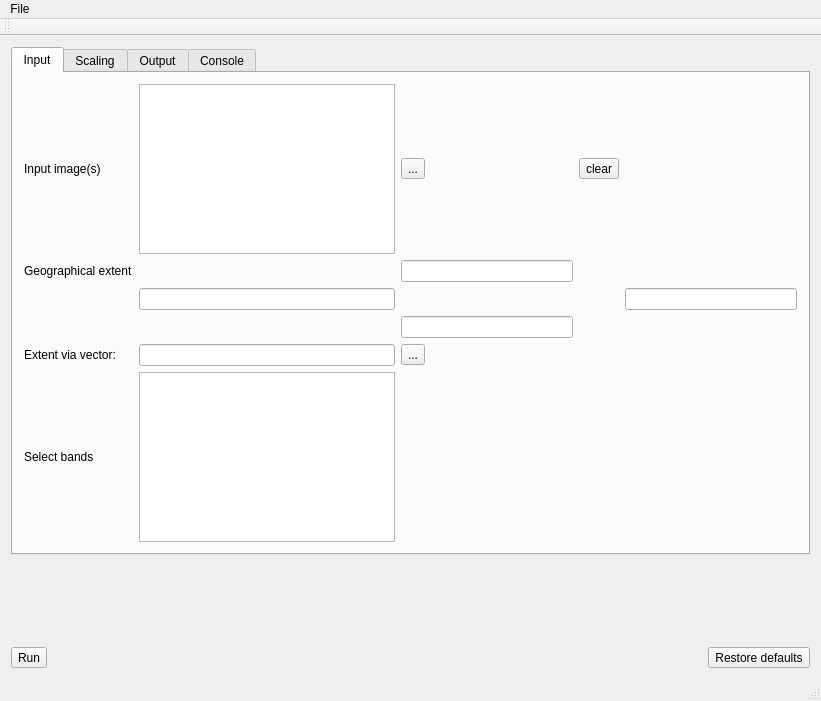
<?xml version="1.0" encoding="UTF-8"?>
<ui version="4.0">
 <class>MainWindow</class>
 <widget class="QMainWindow" name="MainWindow">
  <property name="geometry">
   <rect>
    <x>0</x>
    <y>0</y>
    <width>821</width>
    <height>701</height>
   </rect>
  </property>
  <property name="windowTitle">
   <string>pkcrop_gui</string>
  </property>
  <widget class="QWidget" name="centralWidget">
   <layout class="QVBoxLayout" name="verticalLayout">
    <item>
     <widget class="QTabWidget" name="tabWidget">
      <property name="currentIndex">
       <number>0</number>
      </property>
      <widget class="QWidget" name="tab">
       <attribute name="title">
        <string>Input</string>
       </attribute>
       <layout class="QVBoxLayout" name="verticalLayout_2">
        <item>
         <layout class="QGridLayout" name="gridLayout_2">
          <item row="1" column="2">
           <widget class="QLineEdit" name="uly"/>
          </item>
          <item row="4" column="2">
           <widget class="QToolButton" name="toolButton_extent">
            <property name="text">
             <string>...</string>
            </property>
           </widget>
          </item>
          <item row="1" column="1">
           <spacer name="horizontalSpacer_2">
            <property name="orientation">
             <enum>Qt::Horizontal</enum>
            </property>
            <property name="sizeHint" stdset="0">
             <size>
              <width>40</width>
              <height>20</height>
             </size>
            </property>
           </spacer>
          </item>
          <item row="2" column="4">
           <widget class="QLineEdit" name="lrx"/>
          </item>
          <item row="3" column="2">
           <widget class="QLineEdit" name="lry"/>
          </item>
          <item row="6" column="1">
           <widget class="QListWidget" name="listWidget_band"/>
          </item>
          <item row="0" column="1">
           <widget class="QListWidget" name="listWidget_input"/>
          </item>
          <item row="1" column="4">
           <spacer name="horizontalSpacer_3">
            <property name="orientation">
             <enum>Qt::Horizontal</enum>
            </property>
            <property name="sizeHint" stdset="0">
             <size>
              <width>40</width>
              <height>20</height>
             </size>
            </property>
           </spacer>
          </item>
          <item row="4" column="1">
           <widget class="QLineEdit" name="extent"/>
          </item>
          <item row="0" column="2">
           <widget class="QToolButton" name="toolButton_input">
            <property name="text">
             <string>...</string>
            </property>
           </widget>
          </item>
          <item row="1" column="0">
           <widget class="QLabel" name="label_2">
            <property name="toolTip">
             <string>&lt;html&gt;&lt;head/&gt;&lt;body&gt;&lt;p&gt;Provide geographical extent to crop in coordinate reference system of input data&lt;/p&gt;&lt;/body&gt;&lt;/html&gt;</string>
            </property>
            <property name="text">
             <string>Geographical extent</string>
            </property>
           </widget>
          </item>
          <item row="4" column="0">
           <widget class="QLabel" name="label_4">
            <property name="toolTip">
             <string>&lt;html&gt;&lt;head/&gt;&lt;body&gt;&lt;p&gt;Use an external OGR vector file to define the geographical extent to crop. Coordinate reference systems of input and vector must be identical&lt;/p&gt;&lt;/body&gt;&lt;/html&gt;</string>
            </property>
            <property name="text">
             <string>Extent via vector:</string>
            </property>
           </widget>
          </item>
          <item row="2" column="1">
           <widget class="QLineEdit" name="ulx"/>
          </item>
          <item row="6" column="0">
           <widget class="QLabel" name="label_16">
            <property name="whatsThis">
             <string>&lt;html&gt;&lt;head/&gt;&lt;body&gt;&lt;p&gt;First select input image. Then select bands by clicking in the table (use Ctrl and Shift to select multiple bands)&lt;/p&gt;&lt;/body&gt;&lt;/html&gt;</string>
            </property>
            <property name="text">
             <string>Select bands</string>
            </property>
           </widget>
          </item>
          <item row="0" column="0">
           <widget class="QLabel" name="label">
            <property name="toolTip">
             <string>&lt;html&gt;&lt;head/&gt;&lt;body&gt;&lt;p&gt;Input image(s)&lt;/p&gt;&lt;/body&gt;&lt;/html&gt;</string>
            </property>
            <property name="text">
             <string>Input image(s)</string>
            </property>
           </widget>
          </item>
          <item row="0" column="3">
           <widget class="QToolButton" name="toolButton">
            <property name="text">
             <string>clear</string>
            </property>
           </widget>
          </item>
         </layout>
        </item>
       </layout>
      </widget>
      <widget class="QWidget" name="tab_2">
       <attribute name="title">
        <string>Scaling</string>
       </attribute>
       <layout class="QGridLayout" name="gridLayout_4">
        <item row="1" column="9">
         <spacer name="horizontalSpacer_9">
          <property name="orientation">
           <enum>Qt::Horizontal</enum>
          </property>
          <property name="sizeHint" stdset="0">
           <size>
            <width>40</width>
            <height>20</height>
           </size>
          </property>
         </spacer>
        </item>
        <item row="0" column="1">
         <widget class="QComboBox" name="resample"/>
        </item>
        <item row="2" column="4">
         <spacer name="verticalSpacer">
          <property name="orientation">
           <enum>Qt::Vertical</enum>
          </property>
          <property name="sizeHint" stdset="0">
           <size>
            <width>20</width>
            <height>40</height>
           </size>
          </property>
         </spacer>
        </item>
        <item row="1" column="4">
         <widget class="QLineEdit" name="dy"/>
        </item>
        <item row="4" column="0">
         <spacer name="verticalSpacer_3">
          <property name="orientation">
           <enum>Qt::Vertical</enum>
          </property>
          <property name="sizeHint" stdset="0">
           <size>
            <width>20</width>
            <height>40</height>
           </size>
          </property>
         </spacer>
        </item>
        <item row="1" column="0">
         <widget class="QLabel" name="label_9">
          <property name="toolTip">
           <string>&lt;html&gt;&lt;head/&gt;&lt;body&gt;&lt;p&gt;Output resolution in x and y distance measure (e.g., meter). Leave empty to read from input data&lt;/p&gt;&lt;/body&gt;&lt;/html&gt;</string>
          </property>
          <property name="text">
           <string>Output resolution</string>
          </property>
         </widget>
        </item>
        <item row="1" column="3">
         <spacer name="horizontalSpacer_8">
          <property name="orientation">
           <enum>Qt::Horizontal</enum>
          </property>
          <property name="sizeHint" stdset="0">
           <size>
            <width>40</width>
            <height>20</height>
           </size>
          </property>
         </spacer>
        </item>
        <item row="3" column="0" colspan="8">
         <widget class="QGroupBox" name="groupBox">
          <property name="title">
           <string>Scale data</string>
          </property>
          <layout class="QGridLayout" name="gridLayout_3">
           <item row="1" column="0">
            <widget class="QRadioButton" name="autoscale">
             <property name="toolTip">
              <string>&lt;html&gt;&lt;head/&gt;&lt;body&gt;&lt;p&gt;Auto scale input data from to (e.g., use from=0 and to=255 for Byte type image)&lt;/p&gt;&lt;/body&gt;&lt;/html&gt;</string>
             </property>
             <property name="text">
              <string>autoscale</string>
             </property>
             <attribute name="buttonGroup">
              <string notr="true">buttonGroup</string>
             </attribute>
            </widget>
           </item>
           <item row="2" column="4">
            <widget class="QLineEdit" name="offset"/>
           </item>
           <item row="2" column="0">
            <widget class="QRadioButton" name="manual">
             <property name="toolTip">
              <string>&lt;html&gt;&lt;head/&gt;&lt;body&gt;&lt;p&gt;Manually scale data using scale and offset: output=scale*input+offset&lt;/p&gt;&lt;/body&gt;&lt;/html&gt;</string>
             </property>
             <property name="text">
              <string>manual</string>
             </property>
             <attribute name="buttonGroup">
              <string notr="true">buttonGroup</string>
             </attribute>
            </widget>
           </item>
           <item row="2" column="3">
            <widget class="QLabel" name="label_21">
             <property name="text">
              <string>offset</string>
             </property>
            </widget>
           </item>
           <item row="2" column="1">
            <widget class="QLabel" name="label_20">
             <property name="text">
              <string>scale</string>
             </property>
            </widget>
           </item>
           <item row="0" column="0">
            <widget class="QRadioButton" name="noscale">
             <property name="toolTip">
              <string>&lt;html&gt;&lt;head/&gt;&lt;body&gt;&lt;p&gt;Do not scale the data&lt;/p&gt;&lt;/body&gt;&lt;/html&gt;</string>
             </property>
             <property name="text">
              <string>no scaling</string>
             </property>
             <attribute name="buttonGroup">
              <string notr="true">buttonGroup</string>
             </attribute>
            </widget>
           </item>
           <item row="2" column="2">
            <widget class="QLineEdit" name="scale"/>
           </item>
           <item row="2" column="5">
            <spacer name="horizontalSpacer_4">
             <property name="orientation">
              <enum>Qt::Horizontal</enum>
             </property>
             <property name="sizeHint" stdset="0">
              <size>
               <width>40</width>
               <height>20</height>
              </size>
             </property>
            </spacer>
           </item>
           <item row="1" column="1">
            <widget class="QLabel" name="label_10">
             <property name="text">
              <string>from</string>
             </property>
            </widget>
           </item>
           <item row="1" column="2">
            <widget class="QLineEdit" name="as_from"/>
           </item>
           <item row="1" column="3">
            <widget class="QLabel" name="label_11">
             <property name="text">
              <string>to</string>
             </property>
            </widget>
           </item>
           <item row="1" column="4">
            <widget class="QLineEdit" name="as_to"/>
           </item>
           <item row="1" column="5">
            <spacer name="horizontalSpacer_11">
             <property name="orientation">
              <enum>Qt::Horizontal</enum>
             </property>
             <property name="sizeHint" stdset="0">
              <size>
               <width>40</width>
               <height>20</height>
              </size>
             </property>
            </spacer>
           </item>
          </layout>
         </widget>
        </item>
        <item row="1" column="2">
         <widget class="QLabel" name="label_15">
          <property name="text">
           <string>dx</string>
          </property>
         </widget>
        </item>
        <item row="1" column="1">
         <widget class="QLineEdit" name="dx"/>
        </item>
        <item row="1" column="5">
         <widget class="QLabel" name="label_18">
          <property name="text">
           <string>dy</string>
          </property>
         </widget>
        </item>
        <item row="0" column="0">
         <widget class="QLabel" name="label_17">
          <property name="text">
           <string>Resample method</string>
          </property>
         </widget>
        </item>
        <item row="1" column="6">
         <spacer name="horizontalSpacer_5">
          <property name="orientation">
           <enum>Qt::Horizontal</enum>
          </property>
          <property name="sizeHint" stdset="0">
           <size>
            <width>40</width>
            <height>20</height>
           </size>
          </property>
         </spacer>
        </item>
        <item row="0" column="3">
         <spacer name="horizontalSpacer_10">
          <property name="orientation">
           <enum>Qt::Horizontal</enum>
          </property>
          <property name="sizeHint" stdset="0">
           <size>
            <width>40</width>
            <height>20</height>
           </size>
          </property>
         </spacer>
        </item>
       </layout>
      </widget>
      <widget class="QWidget" name="tab_3">
       <attribute name="title">
        <string>Output</string>
       </attribute>
       <layout class="QVBoxLayout" name="verticalLayout_3">
        <item>
         <layout class="QGridLayout" name="gridLayout">
          <item row="3" column="1">
           <widget class="QComboBox" name="otype"/>
          </item>
          <item row="6" column="5">
           <widget class="QComboBox" name="compressed"/>
          </item>
          <item row="3" column="0">
           <widget class="QLabel" name="label_6">
            <property name="text">
             <string>Output data type</string>
            </property>
           </widget>
          </item>
          <item row="2" column="0">
           <widget class="QLabel" name="label_5">
            <property name="toolTip">
             <string>&lt;html&gt;&lt;head/&gt;&lt;body&gt;&lt;p&gt;Assign projection (e.g., epsg:3035). Notice this will not re-project the image. Use gdalwarp instead.&lt;/p&gt;&lt;/body&gt;&lt;/html&gt;</string>
            </property>
            <property name="text">
             <string>Assign projection (EPSG:code)</string>
            </property>
           </widget>
          </item>
          <item row="1" column="2">
           <widget class="QToolButton" name="toolButton_output">
            <property name="text">
             <string>...</string>
            </property>
           </widget>
          </item>
          <item row="1" column="0">
           <widget class="QLabel" name="label_3">
            <property name="toolTip">
             <string>&lt;html&gt;&lt;head/&gt;&lt;body&gt;&lt;p&gt;Output raster image&lt;/p&gt;&lt;/body&gt;&lt;/html&gt;</string>
            </property>
            <property name="text">
             <string>Output image</string>
            </property>
           </widget>
          </item>
          <item row="5" column="2">
           <widget class="QToolButton" name="toolButton_ct">
            <property name="text">
             <string>...</string>
            </property>
           </widget>
          </item>
          <item row="1" column="1">
           <widget class="QLineEdit" name="output"/>
          </item>
          <item row="6" column="2">
           <widget class="QCheckBox" name="tiled">
            <property name="text">
             <string>Tiled</string>
            </property>
           </widget>
          </item>
          <item row="6" column="4">
           <widget class="QLabel" name="label_13">
            <property name="text">
             <string>compressed</string>
            </property>
           </widget>
          </item>
          <item row="2" column="1">
           <widget class="QLineEdit" name="a_srs"/>
          </item>
          <item row="4" column="0">
           <widget class="QLabel" name="label_7">
            <property name="text">
             <string>Output image format</string>
            </property>
           </widget>
          </item>
          <item row="7" column="0">
           <widget class="QLabel" name="label_14">
            <property name="toolTip">
             <string>&lt;html&gt;&lt;head/&gt;&lt;body&gt;&lt;p&gt;Nodata value to put in image if out of bounds&lt;/p&gt;&lt;/body&gt;&lt;/html&gt;</string>
            </property>
            <property name="text">
             <string>Output nodata value</string>
            </property>
           </widget>
          </item>
          <item row="7" column="1">
           <widget class="QLineEdit" name="nodata"/>
          </item>
          <item row="4" column="1">
           <widget class="QComboBox" name="oformat"/>
          </item>
          <item row="5" column="1">
           <widget class="QLineEdit" name="ct"/>
          </item>
          <item row="6" column="0">
           <widget class="QLabel" name="label_12">
            <property name="text">
             <string>Interleaved</string>
            </property>
           </widget>
          </item>
          <item row="6" column="1">
           <widget class="QComboBox" name="interleaved"/>
          </item>
          <item row="5" column="0">
           <widget class="QLabel" name="label_8">
            <property name="toolTip">
             <string>&lt;html&gt;&lt;head/&gt;&lt;body&gt;&lt;p&gt;Color table must be provided as ASCII text file with five (space delimited) columns:&lt;/p&gt;&lt;p&gt;value red green blue alpha&lt;/p&gt;&lt;/body&gt;&lt;/html&gt;</string>
            </property>
            <property name="text">
             <string>Color table (ASCII)</string>
            </property>
           </widget>
          </item>
          <item row="6" column="3">
           <spacer name="horizontalSpacer_6">
            <property name="orientation">
             <enum>Qt::Horizontal</enum>
            </property>
            <property name="sizeHint" stdset="0">
             <size>
              <width>40</width>
              <height>20</height>
             </size>
            </property>
           </spacer>
          </item>
         </layout>
        </item>
       </layout>
      </widget>
      <widget class="QWidget" name="tab_4">
       <attribute name="title">
        <string>Console</string>
       </attribute>
       <layout class="QVBoxLayout" name="verticalLayout_5">
        <item>
         <layout class="QVBoxLayout" name="verticalLayout_4">
          <item>
           <widget class="QLabel" name="label_24">
            <property name="text">
             <string>Command line</string>
            </property>
           </widget>
          </item>
          <item>
           <widget class="QLineEdit" name="commandLineEdit"/>
          </item>
          <item>
           <widget class="QLabel" name="label_25">
            <property name="text">
             <string>Console output</string>
            </property>
           </widget>
          </item>
          <item>
           <widget class="QPlainTextEdit" name="consoleEdit"/>
          </item>
         </layout>
        </item>
       </layout>
      </widget>
     </widget>
    </item>
    <item>
     <spacer name="verticalSpacer_2">
      <property name="orientation">
       <enum>Qt::Vertical</enum>
      </property>
      <property name="sizeHint" stdset="0">
       <size>
        <width>20</width>
        <height>112</height>
       </size>
      </property>
     </spacer>
    </item>
    <item>
     <spacer name="horizontalSpacer">
      <property name="orientation">
       <enum>Qt::Horizontal</enum>
      </property>
      <property name="sizeHint" stdset="0">
       <size>
        <width>40</width>
        <height>20</height>
       </size>
      </property>
     </spacer>
    </item>
    <item>
     <layout class="QHBoxLayout" name="horizontalLayout_2">
      <item>
       <widget class="QToolButton" name="toolButton_Run">
        <property name="text">
         <string>Run</string>
        </property>
       </widget>
      </item>
      <item>
       <spacer name="horizontalSpacer_7">
        <property name="orientation">
         <enum>Qt::Horizontal</enum>
        </property>
        <property name="sizeHint" stdset="0">
         <size>
          <width>40</width>
          <height>20</height>
         </size>
        </property>
       </spacer>
      </item>
      <item>
       <widget class="QToolButton" name="toolButton_defaults">
        <property name="text">
         <string>Restore defaults</string>
        </property>
       </widget>
      </item>
     </layout>
    </item>
   </layout>
  </widget>
  <widget class="QMenuBar" name="menuBar">
   <property name="geometry">
    <rect>
     <x>0</x>
     <y>0</y>
     <width>821</width>
     <height>27</height>
    </rect>
   </property>
   <widget class="QMenu" name="menuFile">
    <property name="title">
     <string>File</string>
    </property>
    <addaction name="actionInput"/>
    <addaction name="actionExtent"/>
    <addaction name="actionOutput"/>
    <addaction name="actionQuit"/>
   </widget>
   <addaction name="menuFile"/>
  </widget>
  <widget class="QToolBar" name="mainToolBar">
   <attribute name="toolBarArea">
    <enum>TopToolBarArea</enum>
   </attribute>
   <attribute name="toolBarBreak">
    <bool>false</bool>
   </attribute>
  </widget>
  <widget class="QStatusBar" name="statusBar"/>
  <action name="actionInput">
   <property name="text">
    <string>Input(s)</string>
   </property>
   <property name="shortcut">
    <string>Alt+I</string>
   </property>
  </action>
  <action name="actionExtent">
   <property name="text">
    <string>Extent</string>
   </property>
   <property name="shortcut">
    <string>Alt+E</string>
   </property>
  </action>
  <action name="actionOutput">
   <property name="text">
    <string>Output</string>
   </property>
   <property name="shortcut">
    <string>Alt+O</string>
   </property>
  </action>
  <action name="actionQuit">
   <property name="text">
    <string>Quit</string>
   </property>
   <property name="shortcut">
    <string>Alt+Q</string>
   </property>
  </action>
 </widget>
 <layoutdefault spacing="6" margin="11"/>
 <tabstops>
  <tabstop>toolButton_input</tabstop>
  <tabstop>uly</tabstop>
  <tabstop>ulx</tabstop>
  <tabstop>lrx</tabstop>
  <tabstop>lry</tabstop>
  <tabstop>extent</tabstop>
  <tabstop>toolButton_extent</tabstop>
  <tabstop>listWidget_band</tabstop>
  <tabstop>resample</tabstop>
  <tabstop>dx</tabstop>
  <tabstop>dy</tabstop>
  <tabstop>noscale</tabstop>
  <tabstop>autoscale</tabstop>
  <tabstop>scale</tabstop>
  <tabstop>offset</tabstop>
  <tabstop>output</tabstop>
  <tabstop>toolButton_output</tabstop>
  <tabstop>a_srs</tabstop>
  <tabstop>otype</tabstop>
  <tabstop>oformat</tabstop>
  <tabstop>ct</tabstop>
  <tabstop>toolButton_ct</tabstop>
  <tabstop>interleaved</tabstop>
  <tabstop>tiled</tabstop>
  <tabstop>compressed</tabstop>
  <tabstop>nodata</tabstop>
  <tabstop>toolButton_Run</tabstop>
  <tabstop>toolButton_defaults</tabstop>
  <tabstop>manual</tabstop>
  <tabstop>consoleEdit</tabstop>
  <tabstop>commandLineEdit</tabstop>
  <tabstop>listWidget_input</tabstop>
  <tabstop>tabWidget</tabstop>
 </tabstops>
 <resources/>
 <connections/>
 <buttongroups>
  <buttongroup name="buttonGroup"/>
 </buttongroups>
</ui>
